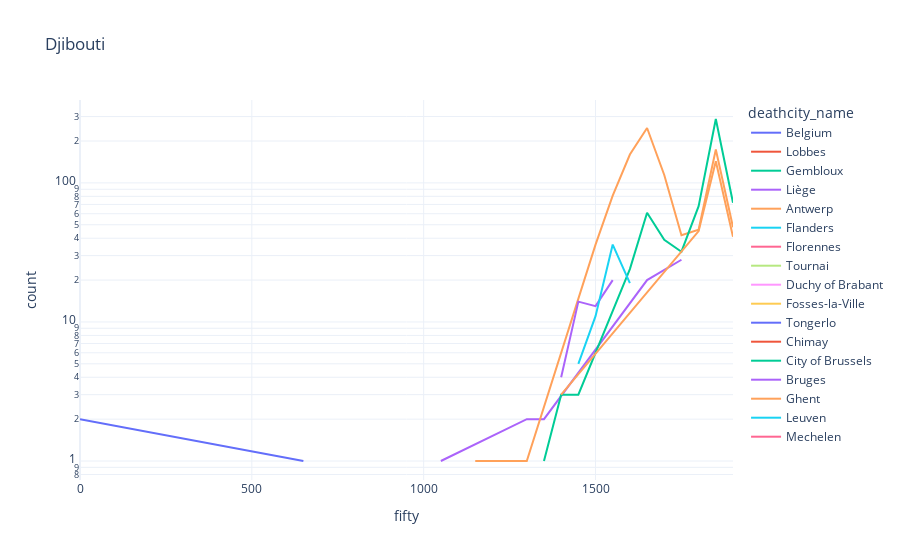

The cell this chart's notebook holds for it:
### Code cell
df_fil = df[df['country_name']=='Belgium']
df_fil['fifty'] = df_fil['productivity_date'].apply(lambda x: round(x / 50) * 50)

grouped_data = df_fil.groupby(['fifty', 'deathcity_name'])['individual_wikidata_id'].count().rename('count').reset_index()
grouped_data = grouped_data.sort_values(['fifty', 'count'], ascending=(True,False))
grouped_data = grouped_data.groupby('fifty').head(3)

#df_fil.deathcity_name.value_counts().head(50)

import plotly.express as px

fig = px.line(grouped_data, x="fifty", y="count", color="deathcity_name", title = country)
fig.update_layout(yaxis_type="log")
fig.update_layout(template="plotly_white")
fig.show()

### Figure 1 — Plotly figure (JSON) as saved in the notebook; plotly's stock layout.template omitted (floating-point values rounded to 4 significant figures)
{"data": [{"hovertemplate": "deathcity_name=Belgium<br>fifty=%{x}<br>count=%{y}<extra></extra>", "legendgroup": "Belgium", "line": {"color": "#636efa", "dash": "solid"}, "marker": {"symbol": "circle"}, "mode": "lines", "name": "Belgium", "orientation": "v", "showlegend": true, "type": "scatter", "x": [0, 650], "xaxis": "x", "y": [2, 1], "yaxis": "y"}, {"hovertemplate": "deathcity_name=Lobbes<br>fifty=%{x}<br>count=%{y}<extra></extra>", "legendgroup": "Lobbes", "line": {"color": "#EF553B", "dash": "solid"}, "marker": {"symbol": "circle"}, "mode": "lines", "name": "Lobbes", "orientation": "v", "showlegend": true, "type": "scatter", "x": [950], "xaxis": "x", "y": [1], "yaxis": "y"}, {"hovertemplate": "deathcity_name=Gembloux<br>fifty=%{x}<br>count=%{y}<extra></extra>", "legendgroup": "Gembloux", "line": {"color": "#00cc96", "dash": "solid"}, "marker": {"symbol": "circle"}, "mode": "lines", "name": "Gembloux", "orientation": "v", "showlegend": true, "type": "scatter", "x": [1050], "xaxis": "x", "y": [1], "yaxis": "y"}, {"hovertemplate": "deathcity_name=Liège<br>fifty=%{x}<br>count=%{y}<extra></extra>", "legendgroup": "Liège", "line": {"color": "#ab63fa", "dash": "solid"}, "marker": {"symbol": "circle"}, "mode": "lines", "name": "Liège", "orientation": "v", "showlegend": true, "type": "scatter", "x": [1050, 1300, 1350, 1650, 1750], "xaxis": "x", "y": [1, 2, 2, 20, 28], "yaxis": "y"}, {"hovertemplate": "deathcity_name=Antwerp<br>fifty=%{x}<br>count=%{y}<extra></extra>", "legendgroup": "Antwerp", "line": {"color": "#FFA15A", "dash": "solid"}, "marker": {"symbol": "circle"}, "mode": "lines", "name": "Antwerp", "orientation": "v", "showlegend": true, "type": "scatter", "x": [1150, 1300, 1500, 1550, 1600, 1650, 1700, 1750, 1800, 1850, 1900], "xaxis": "x", "y": [1, 1, 36, 81, 160, 248, 114, 42, 46, 174, 48], "yaxis": "y"}, {"hovertemplate": "deathcity_name=Flanders<br>fifty=%{x}<br>count=%{y}<extra></extra>", "legendgroup": "Flanders", "line": {"color": "#19d3f3", "dash": "solid"}, "marker": {"symbol": "circle"}, "mode": "lines", "name": "Flanders", "orientation": "v", "showlegend": true, "type": "scatter", "x": [1150], "xaxis": "x", "y": [1], "yaxis": "y"}, {"hovertemplate": "deathcity_name=Florennes<br>fifty=%{x}<br>count=%{y}<extra></extra>", "legendgroup": "Florennes", "line": {"color": "#FF6692", "dash": "solid"}, "marker": {"symbol": "circle"}, "mode": "lines", "name": "Florennes", "orientation": "v", "showlegend": true, "type": "scatter", "x": [1150], "xaxis": "x", "y": [1], "yaxis": "y"}, {"hovertemplate": "deathcity_name=Tournai<br>fifty=%{x}<br>count=%{y}<extra></extra>", "legendgroup": "Tournai", "line": {"color": "#B6E880", "dash": "solid"}, "marker": {"symbol": "circle"}, "mode": "lines", "name": "Tournai", "orientation": "v", "showlegend": true, "type": "scatter", "x": [1250], "xaxis": "x", "y": [2], "yaxis": "y"}, {"hovertemplate": "deathcity_name=Duchy of Brabant<br>fifty=%{x}<br>count=%{y}<extra></extra>", "legendgroup": "Duchy of Brabant", "line": {"color": "#FF97FF", "dash": "solid"}, "marker": {"symbol": "circle"}, "mode": "lines", "name": "Duchy of Brabant", "orientation": "v", "showlegend": true, "type": "scatter", "x": [1250], "xaxis": "x", "y": [1], "yaxis": "y"}, {"hovertemplate": "deathcity_name=Fosses-la-Ville<br>fifty=%{x}<br>count=%{y}<extra></extra>", "legendgroup": "Fosses-la-Ville", "line": {"color": "#FECB52", "dash": "solid"}, "marker": {"symbol": "circle"}, "mode": "lines", "name": "Fosses-la-Ville", "orientation": "v", "showlegend": true, "type": "scatter", "x": [1250], "xaxis": "x", "y": [1], "yaxis": "y"}, {"hovertemplate": "deathcity_name=Tongerlo<br>fifty=%{x}<br>count=%{y}<extra></extra>", "legendgroup": "Tongerlo", "line": {"color": "#636efa", "dash": "solid"}, "marker": {"symbol": "circle"}, "mode": "lines", "name": "Tongerlo", "orientation": "v", "showlegend": true, "type": "scatter", "x": [1300], "xaxis": "x", "y": [1], "yaxis": "y"}, {"hovertemplate": "deathcity_name=Chimay<br>fifty=%{x}<br>count=%{y}<extra></extra>", "legendgroup": "Chimay", "line": {"color": "#EF553B", "dash": "solid"}, "marker": {"symbol": "circle"}, "mode": "lines", "name": "Chimay", "orientation": "v", "showlegend": true, "type": "scatter", "x": [1350], "xaxis": "x", "y": [1], "yaxis": "y"}, {"hovertemplate": "deathcity_name=City of Brussels<br>fifty=%{x}<br>count=%{y}<extra></extra>", "legendgroup": "City of Brussels", "line": {"color": "#00cc96", "dash": "solid"}, "marker": {"symbol": "circle"}, "mode": "lines", "name": "City of Brussels", "orientation": "v", "showlegend": true, "type": "scatter", "x": [1350, 1400, 1450, 1600, 1650, 1700, 1750, 1800, 1850, 1900], "xaxis": "x", "y": [1, 3, 3, 24, 61, 39, 32, 68, 288, 72], "yaxis": "y"}, {"hovertemplate": "deathcity_name=Bruges<br>fifty=%{x}<br>count=%{y}<extra></extra>", "legendgroup": "Bruges", "line": {"color": "#ab63fa", "dash": "solid"}, "marker": {"symbol": "circle"}, "mode": "lines", "name": "Bruges", "orientation": "v", "showlegend": true, "type": "scatter", "x": [1400, 1450, 1500, 1550], "xaxis": "x", "y": [4, 14, 13, 20], "yaxis": "y"}, {"hovertemplate": "deathcity_name=Ghent<br>fifty=%{x}<br>count=%{y}<extra></extra>", "legendgroup": "Ghent", "line": {"color": "#FFA15A", "dash": "solid"}, "marker": {"symbol": "circle"}, "mode": "lines", "name": "Ghent", "orientation": "v", "showlegend": true, "type": "scatter", "x": [1400, 1800, 1850, 1900], "xaxis": "x", "y": [3, 45, 143, 41], "yaxis": "y"}, {"hovertemplate": "deathcity_name=Leuven<br>fifty=%{x}<br>count=%{y}<extra></extra>", "legendgroup": "Leuven", "line": {"color": "#19d3f3", "dash": "solid"}, "marker": {"symbol": "circle"}, "mode": "lines", "name": "Leuven", "orientation": "v", "showlegend": true, "type": "scatter", "x": [1450, 1500, 1550, 1600], "xaxis": "x", "y": [5, 11, 36, 19], "yaxis": "y"}, {"hovertemplate": "deathcity_name=Mechelen<br>fifty=%{x}<br>count=%{y}<extra></extra>", "legendgroup": "Mechelen", "line": {"color": "#FF6692", "dash": "solid"}, "marker": {"symbol": "circle"}, "mode": "lines", "name": "Mechelen", "orientation": "v", "showlegend": true, "type": "scatter", "x": [1700], "xaxis": "x", "y": [15], "yaxis": "y"}], "layout": {"legend": {"title": {"text": "deathcity_name"}, "tracegroupgap": 0}, "title": {"text": "Djibouti"}, "xaxis": {"anchor": "y", "domain": [0, 1], "title": {"text": "fifty"}}, "yaxis": {"anchor": "x", "domain": [0, 1], "title": {"text": "count"}, "type": "log"}}}
